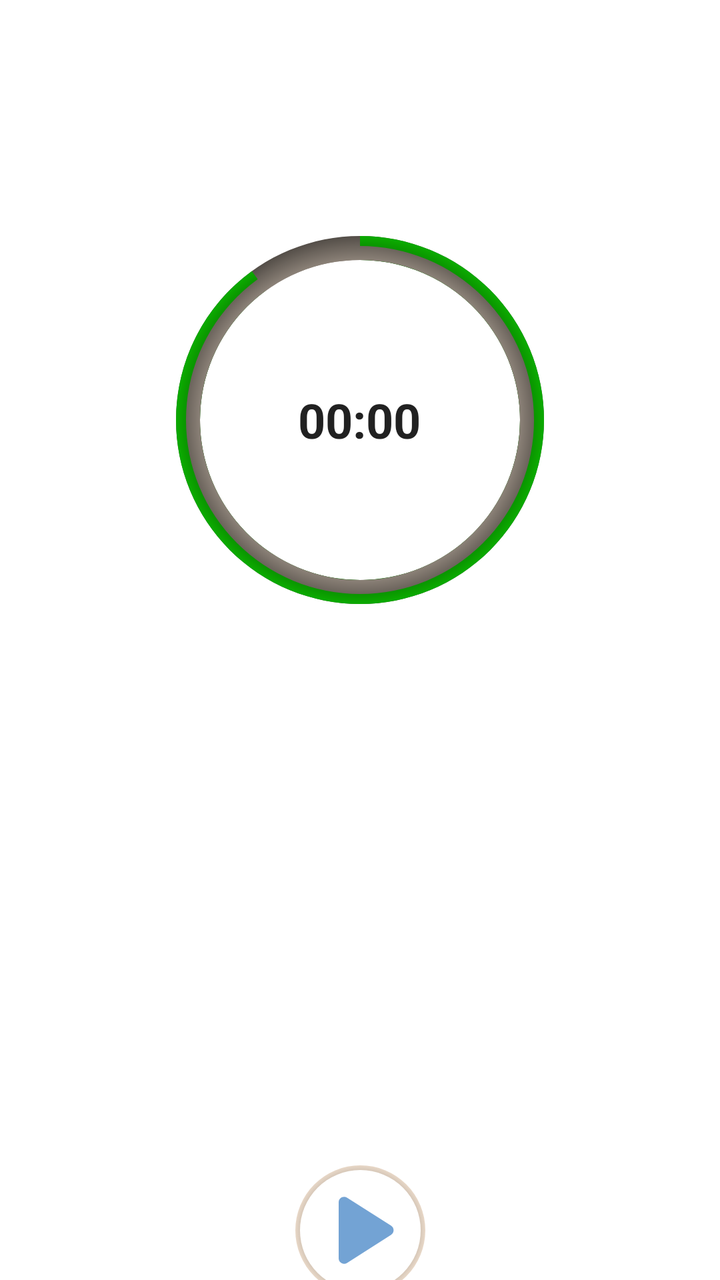
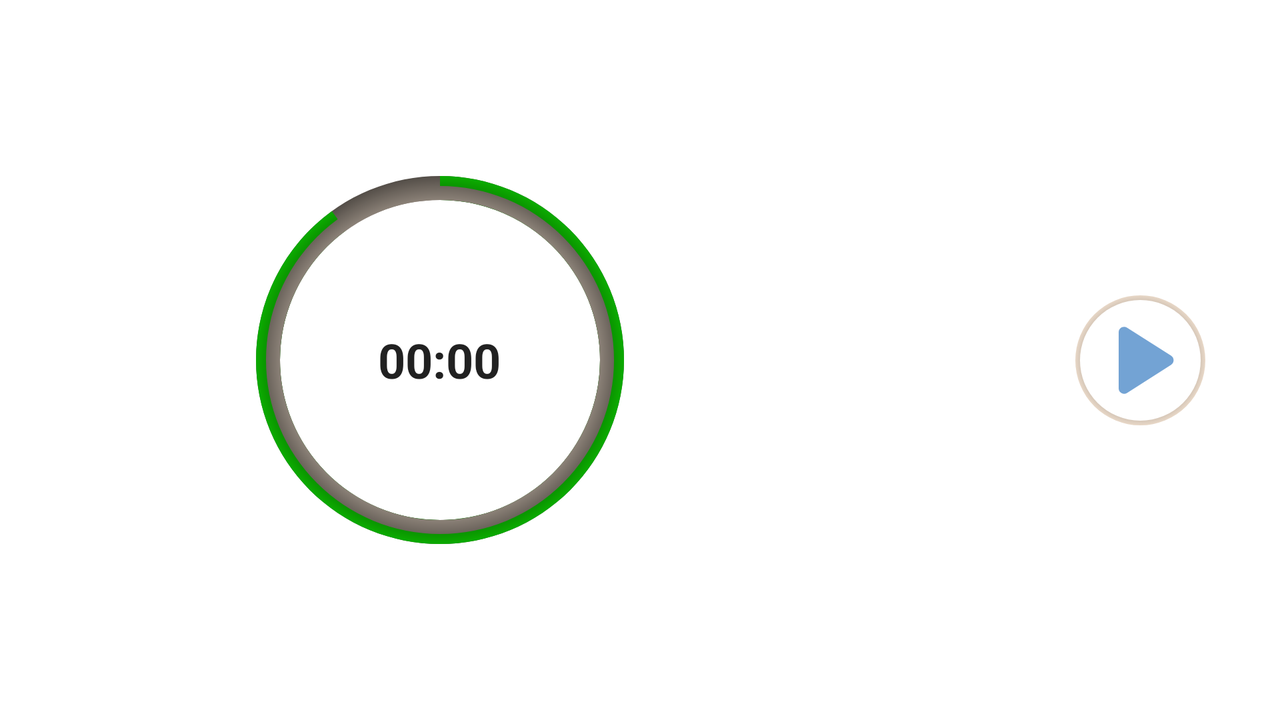

Compare how this app lays out the same screen by default and in its alternative resource folder. The renders come first, then the two layout files and the values they reference.
<!-- AndroidManifest.xml: application theme Theme.Hourglass -->
<!-- res/layout/fragment_one_player_with_pause.xml -->
<?xml version="1.0" encoding="utf-8"?>
<androidx.constraintlayout.widget.ConstraintLayout xmlns:android="http://schemas.android.com/apk/res/android"
    xmlns:app="http://schemas.android.com/apk/res-auto"
    xmlns:tools="http://schemas.android.com/tools"
    android:layout_width="match_parent"
    android:layout_height="match_parent"
    android:background="?android:attr/colorBackground"
    tools:context=".OnePlayerWithPauseFragment">












        <FrameLayout
            android:id="@+id/relativeLayout_1playerWithPause"
            android:layout_width="match_parent"
            android:layout_height="200dp"
            android:layout_marginTop="110dp"
            android:gravity="center"
            app:layout_constraintEnd_toEndOf="parent"
            app:layout_constraintStart_toStartOf="parent"
            app:layout_constraintTop_toTopOf="parent">

            <ProgressBar
                android:id="@+id/progressBar_fopwp"
                style="@style/Widget.AppCompat.ProgressBar.Horizontal"
                android:layout_width="200dp"
                android:layout_height="match_parent"
                android:layout_gravity="center"
                android:background="@drawable/circle_shape_progressbar"
                android:indeterminate="false"
                android:progress="90"
                android:progressDrawable="@drawable/circular_progressbar_green"
                app:layout_constraintEnd_toEndOf="parent"
                app:layout_constraintStart_toStartOf="parent"
                app:layout_constraintTop_toTopOf="parent" />

            <View
                android:id="@+id/view_fopwp"
                android:layout_width="200dp"
                android:layout_height="match_parent"
                android:layout_gravity="center"
                android:background="@drawable/circle_shape_progressbar_view" />

            <Chronometer
                android:id="@+id/chronometer"
                android:layout_width="60pt"
                android:layout_height="20pt"
                android:layout_gravity="center"
                android:gravity="center"
                android:textSize="24sp"
                android:textStyle="bold" />


            
            
            
            
            
            
            
            
            
            

            
            
            
            
            
            
            
            
            
            

            
            
            
            
            
            
            
            
            
            
            

        </FrameLayout>


        <androidx.constraintlayout.widget.ConstraintLayout
            android:id="@+id/constraintLayout_1playerWithPause"
            android:layout_width="match_parent"
            android:layout_height="wrap_content"

            app:layout_constraintBottom_toBottomOf="parent"
            app:layout_constraintStart_toStartOf="parent"
            app:layout_constraintTop_toBottomOf="@id/relativeLayout_1playerWithPause">

            <ImageButton
                android:id="@+id/imageButton_1playerWithPause_pause"
                android:layout_width="65dp"
                android:layout_height="65dp"
                android:layout_marginStart="106dp"
                android:layout_marginTop="280dp"
                android:background="@drawable/button_selector"
                android:backgroundTintMode="@color/white"
                android:src="@drawable/round_pause_65"
                android:visibility="gone"
                app:layout_constraintStart_toStartOf="parent"
                app:layout_constraintTop_toTopOf="parent" />

            <ImageButton
                android:id="@+id/imageButton_1playerWithPause_play"
                android:layout_width="65dp"
                android:layout_height="65dp"
                android:layout_marginTop="280dp"
                android:background="@drawable/button_selector"
                android:src="@drawable/round_play_arrow_65"
                app:layout_constraintEnd_toEndOf="parent"
                app:layout_constraintStart_toStartOf="parent"
                app:layout_constraintTop_toTopOf="parent" />

            <ImageButton
                android:id="@+id/imageButton_1playerWithPause_restart"
                android:layout_width="65dp"
                android:layout_height="65dp"
                android:layout_marginStart="240dp"
                android:layout_marginTop="280dp"
                android:background="@drawable/button_selector"
                android:backgroundTintMode="@color/white"
                android:src="@drawable/round_replay_65"
                android:visibility="gone"
                app:layout_constraintStart_toStartOf="parent"
                app:layout_constraintTop_toTopOf="parent" />


        </androidx.constraintlayout.widget.ConstraintLayout>



</androidx.constraintlayout.widget.ConstraintLayout>
<!-- resources referenced by this layout -->
<resources>
  <color name="white">#FFFFFF</color>
  <!-- drawable button_selector (drawable) -->
  <?xml version="1.0" encoding="utf-8"?>
  <selector xmlns:android="http://schemas.android.com/apk/res/android">
      
      <item android:state_pressed="true" android:drawable="@drawable/shadowmaker"/>
      <item android:state_activated="true" android:drawable="@drawable/shadowmaker"/>
      <item android:state_selected="true" android:drawable="@drawable/shadowmaker"/>
      <item android:state_focused="true" android:drawable="@drawable/shadowmaker"/>
  
      
      <item android:state_enabled="false" android:state_selected="false" android:drawable="@drawable/shadowmaker_not_enabled"/>
      <item android:drawable="@drawable/oval_image_button_shadow"/>
  </selector>
  <!-- drawable circle_shape_progressbar (drawable) -->
  <?xml version="1.0" encoding="utf-8"?>
  <shape xmlns:android="http://schemas.android.com/apk/res/android"
      android:innerRadiusRatio="2.5"
      android:shape="ring"
      android:thickness="12dp"
      android:useLevel="false">
  
      <gradient
          android:centerColor="@color/sand_100"
          android:gradientRadius="55%p"
          android:endColor="@color/black"
          android:type="radial"/>
      
      
  
  </shape>
  <!-- drawable circle_shape_progressbar_view (drawable) -->
  <?xml version="1.0" encoding="utf-8"?>
  <shape xmlns:android="http://schemas.android.com/apk/res/android"
      android:innerRadiusRatio="2.5"
      android:shape="ring"
      android:thickness="7dp"
      android:useLevel="false">
  
      <gradient
          android:centerColor="@color/sand_100"
          android:gradientRadius="55%p"
          android:endColor="@color/black"
          android:type="radial"/>
  
  
  
  </shape>
  <!-- drawable circular_progressbar_green (drawable) -->
  <?xml version="1.0" encoding="utf-8"?>
  <rotate xmlns:android="http://schemas.android.com/apk/res/android"
      android:fromDegrees="270"
      android:toDegrees="270">
      <shape
          android:innerRadiusRatio="2.5"
          android:shape="ring"
          android:thickness="12dp"
          android:useLevel="true">
  
          <gradient
              android:angle="0"
              android:centerColor="@color/black"
              android:endColor="#11FF00"
              android:gradientRadius="55%p"
              android:useLevel="false"
              android:type="radial" />
  
      </shape>
  
  
  </rotate>
  <style name="Theme.Hourglass" parent="Theme.MaterialComponents.DayNight.NoActionBar">
          
          <item name="colorPrimary">@color/purple_500</item>
          <item name="colorPrimaryVariant">@color/purple_700</item>
          <item name="colorOnPrimary">@color/white</item>
          
          <item name="colorSecondary">@color/teal_200</item>
          <item name="colorSecondaryVariant">@color/teal_700</item>
          <item name="colorOnSecondary">@color/black</item>
          
          <item name="android:statusBarColor">?attr/colorPrimaryVariant</item>
          
      </style>
  <!-- drawable shadowmaker (drawable) -->
  <layer-list xmlns:android="http://schemas.android.com/apk/res/android" >
      <item>
          <shape android:shape="oval" >
              <gradient
                  android:startColor="@color/black"
                  android:endColor="@color/sand_100"
                  android:type="radial"
                  android:gradientRadius="55%p"
                  android:angle="180"/>
              <size android:width="24dp"
                  android:height="24dp"/>
          </shape>
      </item>
  
      <item
          android:bottom="2.5dp"
          android:left="2.5dp"
          android:right="2.5dp"
          android:top="2.5dp">
          <shape android:shape="oval" >
              <solid android:color="?attr/colorSecondary" />
          </shape>
      </item>
  
  </layer-list>
  <color name="sand_100">#FFEDDB</color>
  <color name="black">#FF000000</color>
  <color name="purple_500">#FFEDDB</color>
  <color name="purple_700">#FF3700B3</color>
  <color name="teal_200">#73A3D4</color>
  <color name="teal_700">#FF018786</color>
</resources>
<!-- res/layout-land/fragment_one_player_with_pause.xml (the repository's variant of the layout above) -->
<!-- drawn on the phone turned sideways -->
<?xml version="1.0" encoding="utf-8"?>
<androidx.constraintlayout.widget.ConstraintLayout xmlns:android="http://schemas.android.com/apk/res/android"
    xmlns:app="http://schemas.android.com/apk/res-auto"
    xmlns:tools="http://schemas.android.com/tools"
    android:layout_width="match_parent"
    android:layout_height="match_parent"
    android:background="@color/secondary_sixth"
    tools:context=".OnePlayerWithPauseFragment">

    <FrameLayout
        android:id="@+id/relativeLayout_1playerWithPause"
        android:layout_width="wrap_content"
        android:layout_height="200dp"
        android:layout_marginLeft="120dp"
        android:background="@color/secondary_sixth"
        android:gravity="center"
        app:layout_constraintBottom_toBottomOf="parent"
        app:layout_constraintStart_toStartOf="parent"
        app:layout_constraintTop_toTopOf="parent">


        <ProgressBar
            android:id="@+id/progressBar_fopwp"
            style="@style/Widget.AppCompat.ProgressBar.Horizontal"
            android:layout_width="200dp"
            android:layout_height="match_parent"
            android:layout_gravity="center"
            android:background="@drawable/circle_shape_progressbar"
            android:indeterminate="false"
            android:progress="90"
            android:progressDrawable="@drawable/circular_progressbar_green"
            app:layout_constraintEnd_toEndOf="parent"
            app:layout_constraintStart_toStartOf="parent"
            app:layout_constraintTop_toTopOf="parent" />

        <View
            android:layout_width="200dp"
            android:layout_height="match_parent"
            android:layout_gravity="center"
            android:background="@drawable/circle_shape_progressbar_view" />

        <Chronometer
            android:id="@+id/chronometer"
            android:layout_width="60pt"
            android:layout_height="20pt"
            android:layout_gravity="center"
            android:gravity="center"
            android:textSize="24sp"
            android:textStyle="bold"></Chronometer>


        
        
        
        
        
        
        
        
        
        

        
        
        
        
        
        
        
        
        
        

        
        
        
        
        
        
        
        
        
        
        

    </FrameLayout>


    <androidx.constraintlayout.widget.ConstraintLayout
        android:id="@+id/constraintLayout_1playerWithPause"
        android:layout_width="300dp"
        android:layout_height="match_parent"
        android:layout_marginStart="100dp"
        app:layout_constraintBottom_toBottomOf="parent"
        app:layout_constraintStart_toEndOf="@id/relativeLayout_1playerWithPause"
        app:layout_constraintTop_toTopOf="parent">

        <ImageButton
            android:id="@+id/imageButton_1playerWithPause_pause"
            android:layout_width="65dp"
            android:layout_height="65dp"
            android:background="@drawable/button_selector"
            android:backgroundTintMode="@color/white"
            android:src="@drawable/round_pause_65"
            android:visibility="gone"
            app:layout_constraintStart_toStartOf="parent"
            app:layout_constraintBottom_toBottomOf="parent"
            app:layout_constraintTop_toTopOf="parent"></ImageButton>

        <ImageButton
            android:id="@+id/imageButton_1playerWithPause_play"
            android:layout_width="65dp"
            android:layout_height="65dp"
            android:background="@drawable/button_selector"
            android:src="@drawable/round_play_arrow_65"
            app:layout_constraintEnd_toEndOf="parent"
            app:layout_constraintStart_toStartOf="parent"
            app:layout_constraintBottom_toBottomOf="parent"
            app:layout_constraintTop_toTopOf="parent"></ImageButton>

        <ImageButton
            android:id="@+id/imageButton_1playerWithPause_restart"
            android:layout_width="65dp"
            android:layout_height="65dp"
            android:background="@drawable/button_selector"
            android:backgroundTintMode="@color/white"
            android:src="@drawable/round_replay_65"
            android:visibility="gone"
            app:layout_constraintEnd_toEndOf="parent"
            app:layout_constraintBottom_toBottomOf="parent"
            app:layout_constraintTop_toTopOf="parent"></ImageButton>

    </androidx.constraintlayout.widget.ConstraintLayout>


</androidx.constraintlayout.widget.ConstraintLayout>
